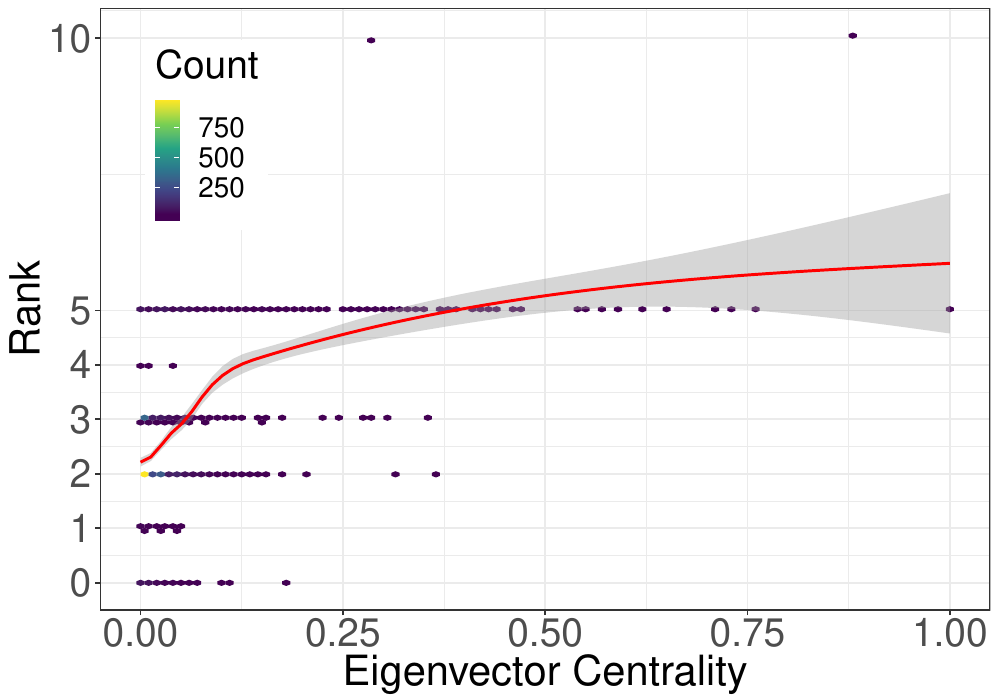

Here is the R script that generated this plot:
library(ggplot2)
library(extrafont)
#library(tidyr)
#library(dplyr, warn.conflicts = FALSE)
library(scales)
library(hexbin)

exit <- function() {
	.Internal(.invokeRestart(list(NULL, NULL), NULL))
}

players = read.csv('~/share/mlrecs/players-measurements.csv')
print(nrow(players))

ggplot(data=players, aes(x=eigencentrality, y=rank)) +
	#geom_point(alpha = 0.3) +
	geom_hex(bins=100) +
	stat_smooth(color="red") +
	scale_fill_viridis_c() +
	scale_y_continuous(breaks=c(0,1,2,3,4,5,10)) +
	#scale_x_datetime(labels = date_format("%b %y")) +
	labs(x="Eigenvector Centrality", y="Rank", fill="Count") +
	theme_bw(base_size=14) +
	theme(
		#panel.grid.major = element_line(colour = "white"),
		#panel.grid.minor = element_line(colour = "white"),
		axis.text        = element_text(size = 28),
		#axis.text.x     = element_text(angle = 90, hjust = 1, vjust = 0.5),
		#axis.title      = element_text(size = 20, face="bold")
		axis.title       = element_text(size = 30),
		legend.text      = element_text(size = 20),
		legend.title     = element_text(size = 28),
		legend.position  = c(0.12, 0.79)
		#panel.background = element_rect(fill="grey90", colour="grey90")
	)

ggsave('./eig-rank.pdf', width = 10)
embed_fonts('./eig-rank.pdf')
